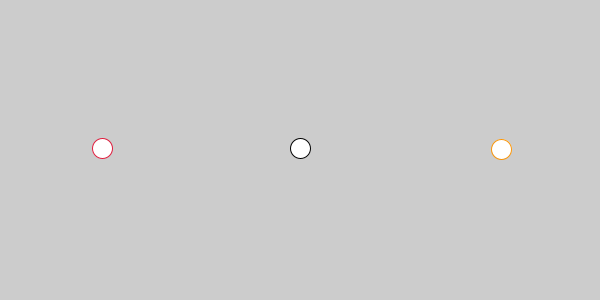
Frame 1 (no input)
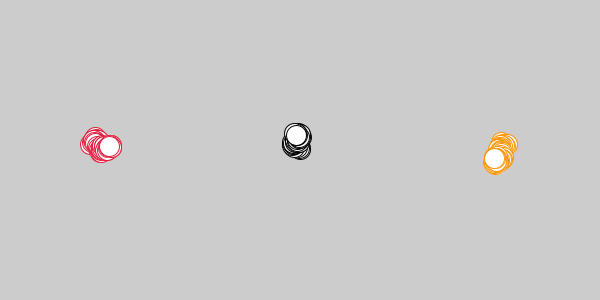
Frame 60 (the mouse pressed at the canvas centre just before this capture)
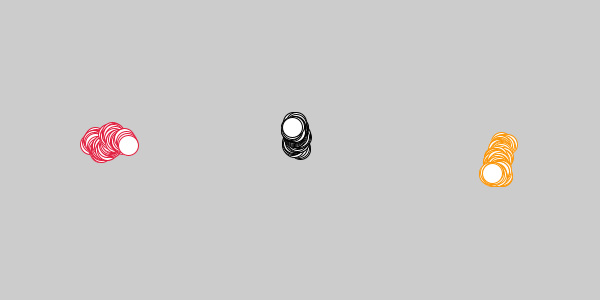
Frame 120 (the mouse held since frame 60 and released just before this capture)

The Processing sketch that drew these frames (run headless with seeded random() and noise(); from frame 60 on, the mouse is pressed at the canvas centre):

// Processing sketch: processing_109175
// ── processing_109175.pde

float speed = 2.5;
int diameter = 20;
float x;
float y;
float x2;
float y2;
float x3;
float y3;

void setup() {
  size(600, 300);
  smooth();
  x = width/2;
  y = height/2;
  x2 = x-200;
  y2 = height/2;
  x3 = x + 200;
  y3 = height/2;
}

void draw() {
  x += random(-speed, speed);
  y += random(-speed, speed);
  x2 += random(-speed, speed);
  y2 += random(-speed, speed);
  x3 += random(-speed, speed);
  y3 += random(-speed, speed);
  x = constrain(x, 0, width);
  y = constrain(y, 0, height);
  x2 = constrain(x2, 0, width);
  y2 = constrain(y2, 0, height);
  x3 = constrain(x3, 0, width);
  y3 = constrain(y3, 0, height);
  stroke(0);
  ellipse(x, y, diameter, diameter);
  stroke(224, 27, 60);
  ellipse(x2, y2, diameter, diameter);
  stroke(250, 149, 7);
  ellipse(x3, y3, diameter, diameter);
  if(keyPressed && ((key == 'p') || (key == 'P'))) {
    save("screenshot.png");
    println("Screenshot taken");
  }
}
